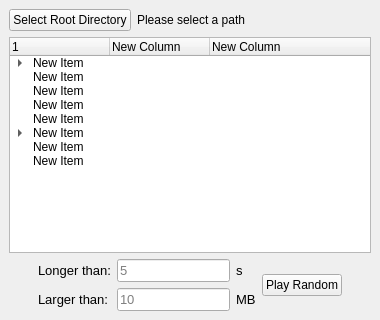
<?xml version="1.0" encoding="UTF-8"?>
<ui version="4.0">
 <class>MainWindow</class>
 <widget class="QMainWindow" name="MainWindow">
  <property name="geometry">
   <rect>
    <x>0</x>
    <y>0</y>
    <width>380</width>
    <height>320</height>
   </rect>
  </property>
  <property name="minimumSize">
   <size>
    <width>380</width>
    <height>320</height>
   </size>
  </property>
  <property name="windowTitle">
   <string>Random Video Player</string>
  </property>
  <widget class="QWidget" name="centralwidget">
   <layout class="QVBoxLayout" name="verticalLayout">
    <item>
     <layout class="QGridLayout" name="gridLayout">
      <property name="horizontalSpacing">
       <number>6</number>
      </property>
      <item row="0" column="0">
       <widget class="QPushButton" name="selectRootButton">
        <property name="sizePolicy">
         <sizepolicy hsizetype="Maximum" vsizetype="Fixed">
          <horstretch>0</horstretch>
          <verstretch>0</verstretch>
         </sizepolicy>
        </property>
        <property name="text">
         <string>Select Root Directory</string>
        </property>
       </widget>
      </item>
      <item row="0" column="1">
       <widget class="QLabel" name="rootPathLabel">
        <property name="sizePolicy">
         <sizepolicy hsizetype="MinimumExpanding" vsizetype="Preferred">
          <horstretch>0</horstretch>
          <verstretch>0</verstretch>
         </sizepolicy>
        </property>
        <property name="text">
         <string>Please select a path</string>
        </property>
       </widget>
      </item>
     </layout>
    </item>
    <item>
     <widget class="QTreeWidget" name="contentTree">
      <property name="font">
       <font>
        <pointsize>9</pointsize>
       </font>
      </property>
      <column>
       <property name="text">
        <string>1</string>
       </property>
      </column>
      <column>
       <property name="text">
        <string>New Column</string>
       </property>
      </column>
      <column>
       <property name="text">
        <string>New Column</string>
       </property>
      </column>
      <item>
       <property name="text">
        <string>New Item</string>
       </property>
       <item>
        <property name="text">
         <string>New Subitem</string>
        </property>
        <property name="text">
         <string/>
        </property>
       </item>
      </item>
      <item>
       <property name="text">
        <string>New Item</string>
       </property>
      </item>
      <item>
       <property name="text">
        <string>New Item</string>
       </property>
      </item>
      <item>
       <property name="text">
        <string>New Item</string>
       </property>
      </item>
      <item>
       <property name="text">
        <string>New Item</string>
       </property>
      </item>
      <item>
       <property name="text">
        <string>New Item</string>
       </property>
       <item>
        <property name="text">
         <string>New Subitem</string>
        </property>
        <item>
         <property name="text">
          <string>New Subitem</string>
         </property>
         <item>
          <property name="text">
           <string>New Subitem</string>
          </property>
         </item>
         <item>
          <property name="text">
           <string>New Item</string>
          </property>
         </item>
         <item>
          <property name="text">
           <string>New Item</string>
          </property>
         </item>
         <item>
          <property name="text">
           <string>New Item</string>
          </property>
         </item>
        </item>
       </item>
      </item>
      <item>
       <property name="text">
        <string>New Item</string>
       </property>
      </item>
      <item>
       <property name="text">
        <string>New Item</string>
       </property>
      </item>
     </widget>
    </item>
    <item>
     <layout class="QHBoxLayout" name="bottomFunctionLayout">
      <item>
       <spacer name="horizontalSpacer">
        <property name="orientation">
         <enum>Qt::Horizontal</enum>
        </property>
        <property name="sizeHint" stdset="0">
         <size>
          <width>40</width>
          <height>20</height>
         </size>
        </property>
       </spacer>
      </item>
      <item>
       <layout class="QGridLayout" name="constraintLayout">
        <item row="0" column="2">
         <widget class="QLabel" name="label_2">
          <property name="font">
           <font>
            <pointsize>10</pointsize>
           </font>
          </property>
          <property name="text">
           <string>s</string>
          </property>
         </widget>
        </item>
        <item row="1" column="0">
         <widget class="QLabel" name="label_3">
          <property name="font">
           <font>
            <pointsize>10</pointsize>
           </font>
          </property>
          <property name="text">
           <string>Larger than:</string>
          </property>
         </widget>
        </item>
        <item row="1" column="1">
         <widget class="QLineEdit" name="sizeLimit">
          <property name="font">
           <font>
            <pointsize>10</pointsize>
           </font>
          </property>
          <property name="placeholderText">
           <string>10</string>
          </property>
         </widget>
        </item>
        <item row="0" column="0">
         <widget class="QLabel" name="label">
          <property name="font">
           <font>
            <pointsize>10</pointsize>
           </font>
          </property>
          <property name="text">
           <string>Longer than:</string>
          </property>
         </widget>
        </item>
        <item row="0" column="1">
         <widget class="QLineEdit" name="timeLimit">
          <property name="font">
           <font>
            <pointsize>10</pointsize>
           </font>
          </property>
          <property name="placeholderText">
           <string>5</string>
          </property>
         </widget>
        </item>
        <item row="1" column="2">
         <widget class="QLabel" name="label_4">
          <property name="font">
           <font>
            <pointsize>10</pointsize>
           </font>
          </property>
          <property name="text">
           <string>MB</string>
          </property>
         </widget>
        </item>
       </layout>
      </item>
      <item>
       <widget class="QPushButton" name="playRandomButton">
        <property name="text">
         <string>Play Random</string>
        </property>
       </widget>
      </item>
      <item>
       <spacer name="horizontalSpacer_2">
        <property name="orientation">
         <enum>Qt::Horizontal</enum>
        </property>
        <property name="sizeHint" stdset="0">
         <size>
          <width>40</width>
          <height>20</height>
         </size>
        </property>
       </spacer>
      </item>
     </layout>
    </item>
   </layout>
   <zorder>contentTree</zorder>
   <zorder></zorder>
  </widget>
 </widget>
 <resources/>
 <connections/>
</ui>
